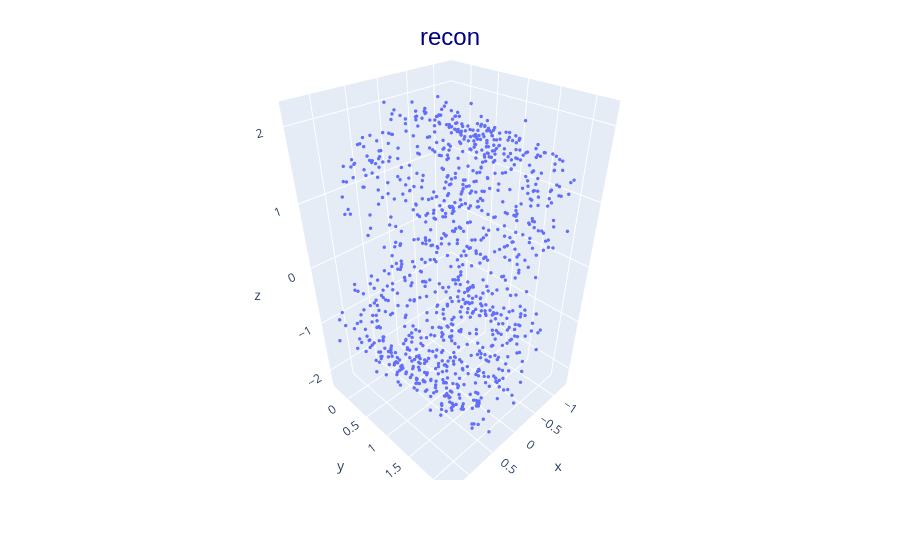

Notebook code for this chart:
### Code cell
plot_vae(hoc_vae, sub_key)

### Figure 1 — Plotly figure (JSON) as saved in the notebook; plotly's stock layout.template omitted (floating-point values rounded to 4 significant figures; data arrays with more than 128 entries replaced by an {"elided": "..."} marker saying what was removed)
{"data": [{"hovertemplate": "x=%{x}<br>y=%{y}<br>z=%{z}<extra></extra>", "legendgroup": "", "marker": {"color": "#636efa", "size": 2, "symbol": "circle"}, "mode": "markers", "name": "", "scene": "scene", "showlegend": false, "type": "scatter3d", "x": {"elided": "1000 float values"}, "y": {"elided": "1000 float values"}, "z": {"elided": "1000 float values"}}], "layout": {"legend": {"tracegroupgap": 0}, "margin": {"t": 60}, "scene": {"domain": {"x": [0, 1], "y": [0, 1]}, "xaxis": {"title": {"text": "x"}}, "yaxis": {"title": {"text": "y"}}, "zaxis": {"title": {"text": "z"}}}, "title": {"font": {"color": "navy", "family": "Arial", "size": 24}, "text": "recon", "x": 0.5, "y": 0.95}}}
